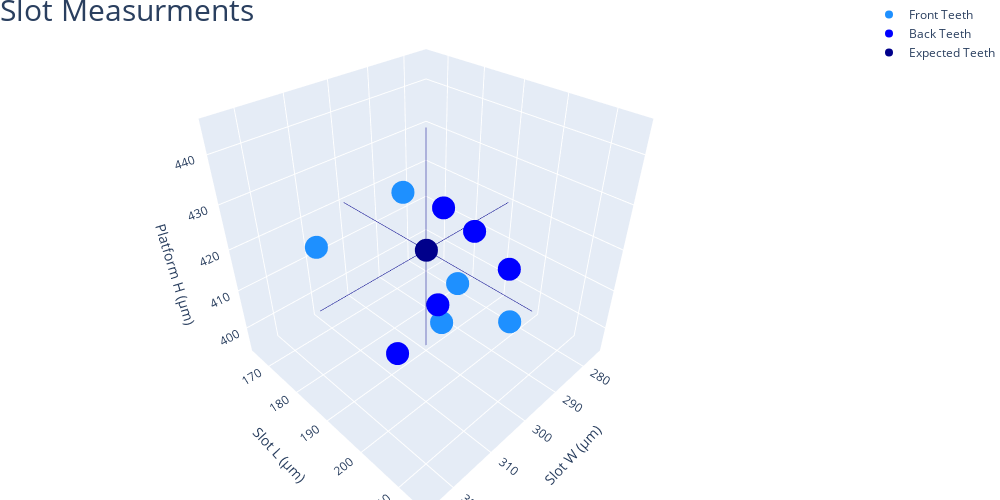

Notebook source saved alongside this figure:
### Code cell
meas = io.StringIO()

fig = go.Figure()


fig.add_trace(go.Scatter3d(x = w_tf, y = l_tf, z = h_tf,
                    marker_color= 'dodgerblue',
                    mode='markers',
                    name='Front Teeth'))

fig.add_trace(go.Scatter3d(x = w_tb, y = l_tb, z = h_tb,
                    marker_color= 'blue',
                    mode='markers',
                    name='Back Teeth'))

fig.add_trace(go.Scatter3d(x = w_te, y = l_te, z = h_te,
                    error_x=dict(type='constant',symmetric=True,
                    value=25), 
                    error_y=dict(type='constant',symmetric=True,
                    value=25),
                    error_z=dict(type='constant',symmetric=True,
                    value=25),
                    marker_color= 'darkblue',
                    mode='markers',
                    name='Expected Teeth'))

fig.update_layout(  title = {
                    'text': "Slot Measurments",
                    'y':1,
                    'x':0,
                    'xanchor': 'left',
                    'yanchor': 'top'}, 
                        title_font =dict(size=30),
                        title_pad=dict(l=0, r=0, t=0, b=0),
                    width =1000,
                    height =500,
                        scene = dict(
                        xaxis = dict(title = 'Slot W (μm)'),
                        yaxis = dict(title = 'Slot L (μm)' ),
                        zaxis = dict(title = 'Platform H (μm)'),
                    aspectmode = 'cube'),
                    margin=dict(l=0, r=0, t=0, b=0, pad = 0)
                    )


fig.show()

### Figure 1 — Plotly figure (JSON) as saved in the notebook; plotly's stock layout.template omitted (floating-point values rounded to 4 significant figures)
{"data": [{"marker": {"color": "dodgerblue"}, "mode": "markers", "name": "Front Teeth", "type": "scatter3d", "x": [320.6, 292.2, 294.5, 309.1, 299.8], "y": [184.4, 191.4, 206.9, 193.8, 194.2], "z": [428.1, 408.3, 409.0, 437.9, 404.1]}, {"marker": {"color": "blue"}, "mode": "markers", "name": "Back Teeth", "type": "scatter3d", "x": [312, 296.6, 289.1, 301.7, 302.7], "y": [194.2, 207.1, 192.6, 195.8, 195.8], "z": [404.0, 422.7, 420.4, 432.6, 411.6]}, {"error_x": {"symmetric": true, "type": "constant", "value": 25}, "error_y": {"symmetric": true, "type": "constant", "value": 25}, "error_z": {"symmetric": true, "type": "constant", "value": 25}, "marker": {"color": "darkblue"}, "mode": "markers", "name": "Expected Teeth", "type": "scatter3d", "x": [300, 300, 300, 300, 300], "y": [190, 190, 190, 190, 190], "z": [420, 420, 420, 420, 420]}], "layout": {"height": 500, "margin": {"b": 0, "l": 0, "pad": 0, "r": 0, "t": 0}, "scene": {"aspectmode": "cube", "xaxis": {"title": {"text": "Slot W (μm)"}}, "yaxis": {"title": {"text": "Slot L (μm)"}}, "zaxis": {"title": {"text": "Platform H (μm)"}}}, "title": {"font": {"size": 30}, "pad": {"b": 0, "l": 0, "r": 0, "t": 0}, "text": "Slot Measurments", "x": 0, "xanchor": "left", "y": 1, "yanchor": "top"}, "width": 1000}}
